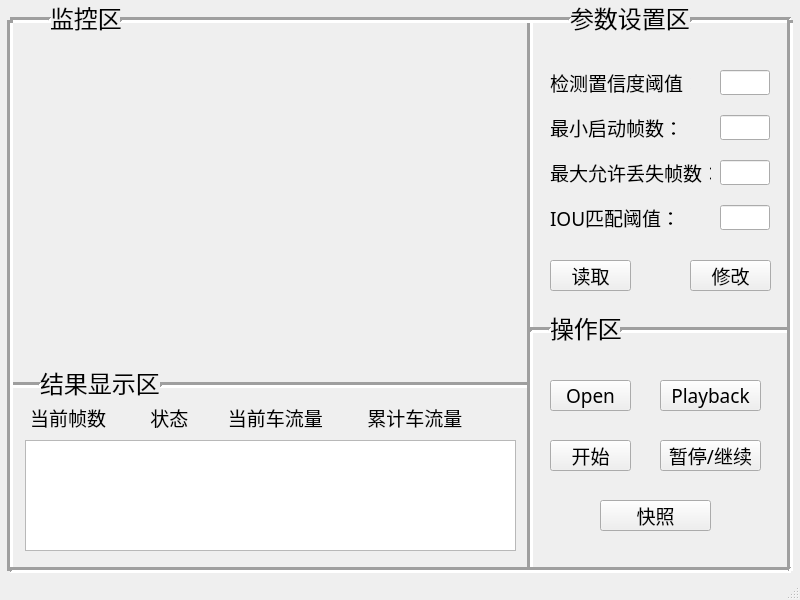
<?xml version="1.0" encoding="UTF-8"?>
<ui version="4.0">
 <class>MainWindow</class>
 <widget class="QMainWindow" name="MainWindow">
  <property name="geometry">
   <rect>
    <x>0</x>
    <y>0</y>
    <width>800</width>
    <height>600</height>
   </rect>
  </property>
  <property name="windowTitle">
   <string>智能交通视频监控系统</string>
  </property>
  <property name="animated">
   <bool>true</bool>
  </property>
  <property name="dockOptions">
   <set>QMainWindow::AllowTabbedDocks|QMainWindow::AnimatedDocks</set>
  </property>
  <widget class="QWidget" name="centralwidget">
   <widget class="QLabel" name="label">
    <property name="geometry">
     <rect>
      <x>25</x>
      <y>35</y>
      <width>480</width>
      <height>320</height>
     </rect>
    </property>
    <property name="text">
     <string/>
    </property>
   </widget>
   <widget class="QTextBrowser" name="textBrowser">
    <property name="geometry">
     <rect>
      <x>25</x>
      <y>440</y>
      <width>491</width>
      <height>111</height>
     </rect>
    </property>
    <property name="font">
     <font>
      <family>微软雅黑</family>
      <pointsize>14</pointsize>
     </font>
    </property>
   </widget>
   <widget class="Line" name="line">
    <property name="geometry">
     <rect>
      <x>160</x>
      <y>375</y>
      <width>371</width>
      <height>20</height>
     </rect>
    </property>
    <property name="lineWidth">
     <number>3</number>
    </property>
    <property name="orientation">
     <enum>Qt::Horizontal</enum>
    </property>
   </widget>
   <widget class="Line" name="line_2">
    <property name="geometry">
     <rect>
      <x>520</x>
      <y>20</y>
      <width>21</width>
      <height>551</height>
     </rect>
    </property>
    <property name="font">
     <font>
      <pointsize>9</pointsize>
     </font>
    </property>
    <property name="lineWidth">
     <number>3</number>
    </property>
    <property name="orientation">
     <enum>Qt::Vertical</enum>
    </property>
   </widget>
   <widget class="Line" name="line_3">
    <property name="geometry">
     <rect>
      <x>120</x>
      <y>10</y>
      <width>451</width>
      <height>20</height>
     </rect>
    </property>
    <property name="lineWidth">
     <number>3</number>
    </property>
    <property name="orientation">
     <enum>Qt::Horizontal</enum>
    </property>
   </widget>
   <widget class="QLabel" name="label_2">
    <property name="geometry">
     <rect>
      <x>550</x>
      <y>65</y>
      <width>141</width>
      <height>35</height>
     </rect>
    </property>
    <property name="font">
     <font>
      <family>微软雅黑</family>
      <pointsize>14</pointsize>
     </font>
    </property>
    <property name="text">
     <string>检测置信度阈值：</string>
    </property>
   </widget>
   <widget class="QLineEdit" name="lineEdit">
    <property name="geometry">
     <rect>
      <x>720</x>
      <y>70</y>
      <width>50</width>
      <height>25</height>
     </rect>
    </property>
    <property name="font">
     <font>
      <family>Times New Roman</family>
      <pointsize>14</pointsize>
     </font>
    </property>
   </widget>
   <widget class="QLabel" name="label_3">
    <property name="geometry">
     <rect>
      <x>570</x>
      <y>0</y>
      <width>131</width>
      <height>35</height>
     </rect>
    </property>
    <property name="font">
     <font>
      <family>微软雅黑</family>
      <pointsize>18</pointsize>
     </font>
    </property>
    <property name="text">
     <string>参数设置区</string>
    </property>
   </widget>
   <widget class="Line" name="line_4">
    <property name="geometry">
     <rect>
      <x>690</x>
      <y>10</y>
      <width>101</width>
      <height>20</height>
     </rect>
    </property>
    <property name="lineWidth">
     <number>3</number>
    </property>
    <property name="orientation">
     <enum>Qt::Horizontal</enum>
    </property>
   </widget>
   <widget class="QLabel" name="label_4">
    <property name="geometry">
     <rect>
      <x>550</x>
      <y>310</y>
      <width>71</width>
      <height>35</height>
     </rect>
    </property>
    <property name="font">
     <font>
      <family>微软雅黑</family>
      <pointsize>18</pointsize>
     </font>
    </property>
    <property name="text">
     <string>操作区</string>
    </property>
   </widget>
   <widget class="QLabel" name="label_5">
    <property name="geometry">
     <rect>
      <x>40</x>
      <y>365</y>
      <width>121</width>
      <height>35</height>
     </rect>
    </property>
    <property name="font">
     <font>
      <family>微软雅黑</family>
      <pointsize>18</pointsize>
     </font>
    </property>
    <property name="text">
     <string>结果显示区</string>
    </property>
   </widget>
   <widget class="Line" name="line_5">
    <property name="geometry">
     <rect>
      <x>10</x>
      <y>375</y>
      <width>31</width>
      <height>20</height>
     </rect>
    </property>
    <property name="lineWidth">
     <number>3</number>
    </property>
    <property name="orientation">
     <enum>Qt::Horizontal</enum>
    </property>
   </widget>
   <widget class="QLineEdit" name="lineEdit_2">
    <property name="geometry">
     <rect>
      <x>720</x>
      <y>115</y>
      <width>50</width>
      <height>25</height>
     </rect>
    </property>
    <property name="font">
     <font>
      <family>Times New Roman</family>
      <pointsize>14</pointsize>
     </font>
    </property>
    <property name="text">
     <string/>
    </property>
   </widget>
   <widget class="QLabel" name="label_6">
    <property name="geometry">
     <rect>
      <x>550</x>
      <y>110</y>
      <width>161</width>
      <height>35</height>
     </rect>
    </property>
    <property name="font">
     <font>
      <family>微软雅黑</family>
      <pointsize>14</pointsize>
     </font>
    </property>
    <property name="text">
     <string>最小启动帧数：</string>
    </property>
   </widget>
   <widget class="QLineEdit" name="lineEdit_3">
    <property name="geometry">
     <rect>
      <x>720</x>
      <y>160</y>
      <width>50</width>
      <height>25</height>
     </rect>
    </property>
    <property name="font">
     <font>
      <family>Times New Roman</family>
      <pointsize>14</pointsize>
     </font>
    </property>
    <property name="text">
     <string/>
    </property>
   </widget>
   <widget class="QLabel" name="label_7">
    <property name="geometry">
     <rect>
      <x>550</x>
      <y>155</y>
      <width>161</width>
      <height>35</height>
     </rect>
    </property>
    <property name="font">
     <font>
      <family>微软雅黑</family>
      <pointsize>14</pointsize>
     </font>
    </property>
    <property name="text">
     <string>最大允许丢失帧数：</string>
    </property>
   </widget>
   <widget class="QLabel" name="label_8">
    <property name="geometry">
     <rect>
      <x>550</x>
      <y>200</y>
      <width>161</width>
      <height>35</height>
     </rect>
    </property>
    <property name="font">
     <font>
      <family>微软雅黑</family>
      <pointsize>14</pointsize>
     </font>
    </property>
    <property name="text">
     <string>IOU匹配阈值：</string>
    </property>
   </widget>
   <widget class="QLineEdit" name="lineEdit_4">
    <property name="geometry">
     <rect>
      <x>720</x>
      <y>205</y>
      <width>50</width>
      <height>25</height>
     </rect>
    </property>
    <property name="font">
     <font>
      <family>Times New Roman</family>
      <pointsize>14</pointsize>
     </font>
    </property>
    <property name="text">
     <string/>
    </property>
   </widget>
   <widget class="QPushButton" name="pushButton_3">
    <property name="geometry">
     <rect>
      <x>550</x>
      <y>260</y>
      <width>81</width>
      <height>31</height>
     </rect>
    </property>
    <property name="font">
     <font>
      <family>微软雅黑</family>
      <pointsize>14</pointsize>
     </font>
    </property>
    <property name="text">
     <string>读取</string>
    </property>
   </widget>
   <widget class="QPushButton" name="pushButton_4">
    <property name="geometry">
     <rect>
      <x>690</x>
      <y>260</y>
      <width>81</width>
      <height>31</height>
     </rect>
    </property>
    <property name="font">
     <font>
      <family>微软雅黑</family>
      <pointsize>14</pointsize>
     </font>
    </property>
    <property name="text">
     <string>修改</string>
    </property>
   </widget>
   <widget class="QPushButton" name="pushButton_6">
    <property name="geometry">
     <rect>
      <x>550</x>
      <y>380</y>
      <width>81</width>
      <height>31</height>
     </rect>
    </property>
    <property name="font">
     <font>
      <family>微软雅黑</family>
      <pointsize>14</pointsize>
     </font>
    </property>
    <property name="text">
     <string>Open</string>
    </property>
   </widget>
   <widget class="QPushButton" name="pushButton_7">
    <property name="geometry">
     <rect>
      <x>660</x>
      <y>380</y>
      <width>101</width>
      <height>31</height>
     </rect>
    </property>
    <property name="font">
     <font>
      <family>微软雅黑</family>
      <pointsize>14</pointsize>
     </font>
    </property>
    <property name="text">
     <string>Playback</string>
    </property>
   </widget>
   <widget class="Line" name="line_6">
    <property name="geometry">
     <rect>
      <x>530</x>
      <y>320</y>
      <width>21</width>
      <height>20</height>
     </rect>
    </property>
    <property name="lineWidth">
     <number>3</number>
    </property>
    <property name="orientation">
     <enum>Qt::Horizontal</enum>
    </property>
   </widget>
   <widget class="Line" name="line_7">
    <property name="geometry">
     <rect>
      <x>620</x>
      <y>320</y>
      <width>171</width>
      <height>20</height>
     </rect>
    </property>
    <property name="lineWidth">
     <number>3</number>
    </property>
    <property name="orientation">
     <enum>Qt::Horizontal</enum>
    </property>
   </widget>
   <widget class="QPushButton" name="pushButton_8">
    <property name="geometry">
     <rect>
      <x>550</x>
      <y>440</y>
      <width>81</width>
      <height>31</height>
     </rect>
    </property>
    <property name="font">
     <font>
      <family>微软雅黑</family>
      <pointsize>14</pointsize>
     </font>
    </property>
    <property name="text">
     <string>开始</string>
    </property>
   </widget>
   <widget class="QPushButton" name="pushButton_9">
    <property name="geometry">
     <rect>
      <x>660</x>
      <y>440</y>
      <width>101</width>
      <height>31</height>
     </rect>
    </property>
    <property name="font">
     <font>
      <family>微软雅黑</family>
      <pointsize>14</pointsize>
     </font>
    </property>
    <property name="text">
     <string>暂停/继续</string>
    </property>
   </widget>
   <widget class="QPushButton" name="pushButton_10">
    <property name="geometry">
     <rect>
      <x>600</x>
      <y>500</y>
      <width>111</width>
      <height>31</height>
     </rect>
    </property>
    <property name="font">
     <font>
      <family>微软雅黑</family>
      <pointsize>14</pointsize>
     </font>
    </property>
    <property name="text">
     <string>快照</string>
    </property>
   </widget>
   <widget class="QLabel" name="label_9">
    <property name="geometry">
     <rect>
      <x>30</x>
      <y>400</y>
      <width>471</width>
      <height>35</height>
     </rect>
    </property>
    <property name="font">
     <font>
      <family>微软雅黑</family>
      <pointsize>14</pointsize>
     </font>
    </property>
    <property name="text">
     <string>当前帧数         状态        当前车流量         累计车流量</string>
    </property>
   </widget>
   <widget class="QLabel" name="label_10">
    <property name="geometry">
     <rect>
      <x>50</x>
      <y>0</y>
      <width>81</width>
      <height>35</height>
     </rect>
    </property>
    <property name="font">
     <font>
      <family>微软雅黑</family>
      <pointsize>18</pointsize>
     </font>
    </property>
    <property name="text">
     <string>监控区</string>
    </property>
   </widget>
   <widget class="Line" name="line_8">
    <property name="geometry">
     <rect>
      <x>10</x>
      <y>10</y>
      <width>41</width>
      <height>20</height>
     </rect>
    </property>
    <property name="lineWidth">
     <number>3</number>
    </property>
    <property name="orientation">
     <enum>Qt::Horizontal</enum>
    </property>
   </widget>
   <widget class="Line" name="line_9">
    <property name="geometry">
     <rect>
      <x>0</x>
      <y>20</y>
      <width>21</width>
      <height>551</height>
     </rect>
    </property>
    <property name="font">
     <font>
      <pointsize>9</pointsize>
     </font>
    </property>
    <property name="lineWidth">
     <number>3</number>
    </property>
    <property name="orientation">
     <enum>Qt::Vertical</enum>
    </property>
   </widget>
   <widget class="Line" name="line_10">
    <property name="geometry">
     <rect>
      <x>780</x>
      <y>20</y>
      <width>21</width>
      <height>551</height>
     </rect>
    </property>
    <property name="font">
     <font>
      <pointsize>9</pointsize>
     </font>
    </property>
    <property name="lineWidth">
     <number>3</number>
    </property>
    <property name="orientation">
     <enum>Qt::Vertical</enum>
    </property>
   </widget>
   <widget class="Line" name="line_11">
    <property name="geometry">
     <rect>
      <x>10</x>
      <y>560</y>
      <width>781</width>
      <height>20</height>
     </rect>
    </property>
    <property name="lineWidth">
     <number>3</number>
    </property>
    <property name="orientation">
     <enum>Qt::Horizontal</enum>
    </property>
   </widget>
  </widget>
  <widget class="QStatusBar" name="statusbar"/>
  <widget class="QMenuBar" name="menubar">
   <property name="geometry">
    <rect>
     <x>0</x>
     <y>0</y>
     <width>800</width>
     <height>23</height>
    </rect>
   </property>
  </widget>
 </widget>
 <resources/>
 <connections/>
</ui>
